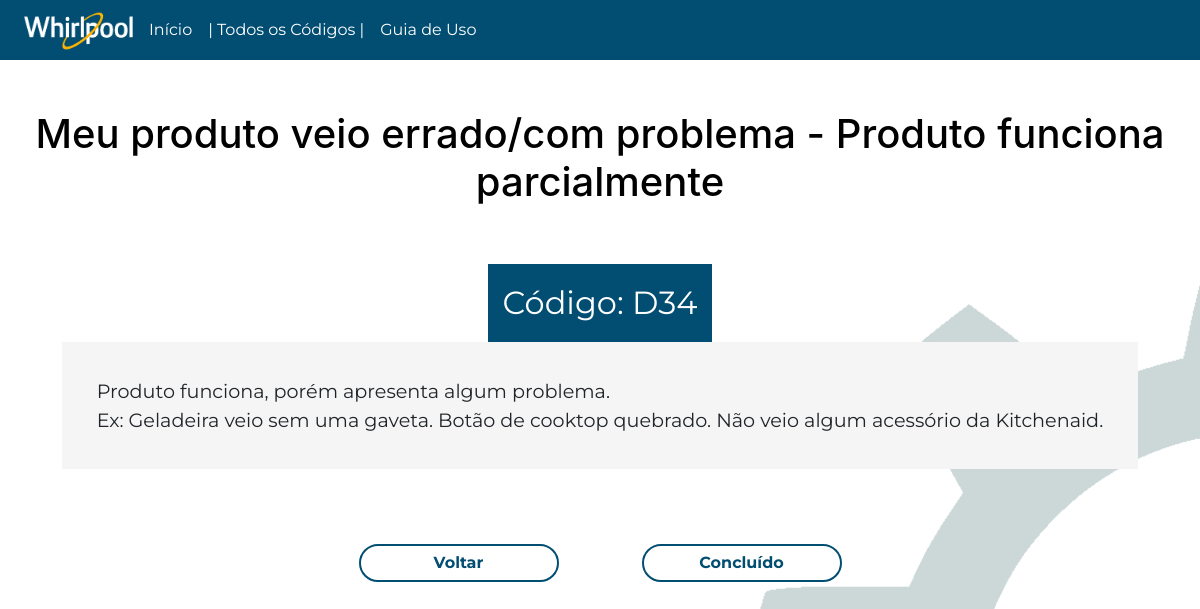
The app's page /resposta/D34 (signed in) with its own data.
### app/models/tables.py (models this page shows, shortened)
class Motivos(db.Model):
    __tablename__ = "motivos"
    codigo = db.Column(db.String, primary_key = True)
    macro = db.Column(db.String)
    micro = db.Column(db.String)
    explicacao = db.Column(db.String)
    exemplo = db.Column(db.String)
    page = db.Column(db.String)

### app/controllers/default.py (the view)
@app.route('/resposta/<codigo>')
@login_required
def resposta(codigo):
    str(codigo)
    resposta = Motivos.query.filter_by(codigo=codigo).first_or_404(description='There is no data with {}'.format(codigo))
    return render_template('resposta.html',post=resposta)

### app/controllers/default.py (called while the page is built)
@lm.user_loader
def load_user(id):
    return User.query.filter_by(id=id).first()

### app/models/tables.py (called while the page is built)
    @property
    def is_authenticated(self):
        return True

### app/templates/resposta.html (shortened to what this page needs)
{% extends 'base.html' %}
{% block content %}
<div class="respostas">
  <h1>{{post['macro']}} - {{post['micro']}}</h1>
  <span>Código: {{post['codigo']}}</span>
  <p>{{post['explicacao']}} <br>
    {{post['exemplo']}}</p>
  <div class="btn-resposta">
    <a href="{{url_for(post['page'])}}" class="botao">Voltar</a>
    <a href="{{ url_for('index')}}" class="botao">Concluído</a>
  </div>
</div>
{% endblock %}

### app/static/css/style.css (style rules this page uses)
body, ul, li, p { margin: 0px; padding: 0px; list-style: none; font-size: 1rem; font-family: "Montserrat", sans-serif; }
body { background: #E0E7E7; background-image: url('/static/img/111.png'); background-repeat: no-repeat; background-position-x: 55vw; background-position-y: 10vw; }
a { text-decoration: none; color: white; font-weight: 700; }
h1 { color: #000; text-align: center; padding: 10px; }
.botao { color: #024E73; background-color: white; border: 2px solid #024E73; border-radius: 35px; padding: 5px; width: 200px; text-align:center; font-family: "Montserrat", sans-serif; text-decoration: none; font-size: 1rem; }
.respostas { margin-top: 5vh; display: flex; flex-direction: column; justify-content: center; align-items: center; }
.respostas span { margin-top: 40px; background-color: #024E73; font-family: "Montserrat", sans-serif; text-decoration: none; color: white; font-size: 2rem; padding: 15px; }
p { font-family: "Montserrat", sans-serif; text-decoration: none; font-size: 1.2rem; padding: 3%; background-color: whitesmoke; }
.btn-resposta { display: flex; width: 600px; padding: 5%; justify-content: space-between; align-items: center; }

### records on screen
Motivos: macro "Meu produto veio errado/com problema", micro "Produto funciona parcialmente", codigo "D34", explicacao "Produto funciona, porém apresenta algum problema.", exemplo "Ex: Geladeira veio sem uma gaveta. Botão de cooktop quebrado. Não veio algum acessório da Kitchenaid."
